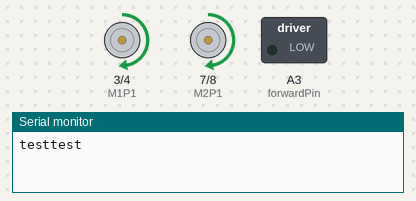
A sketch run on a simulated Arduino Uno, built with avr-gcc and run on an emulated ATmega328P. On the bench: motor-driver pin pairs drawn as motors (green arrow = first pin HIGH = forward, orange = second pin HIGH = backward, longer = more drive, scaled by the enable pin), switched loads named in the sketch (green lamp = pin HIGH), the last lines printed to the serial monitor.

Above: at 0.01 s.
At 0.7 s:
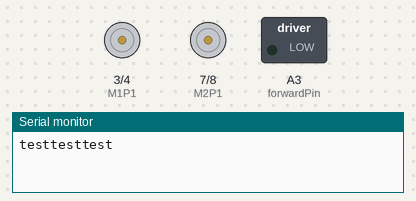
Timing chart, 0 to 2.2 s (numbered marks = the images above):
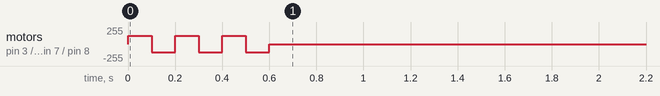

The sketch:

motor.ino
```cpp
int M1P1 = 3;
int M1P2 = 4;
int M1PWM = 5;
int M2PWM = 6;
int M2P1 = 7;
int M2P2 = 8;
int randomPin = 18;
int forwardPin = A3;
int delaytime = 25;
int i = 0;
int random_state = 0;

void motors(bool m1, bool m2, bool m3, bool m4) {
  digitalWrite(M1P1, m1);
  digitalWrite(M1P2, m2);
  digitalWrite(M2P1, m3);
  digitalWrite(M2P2, m4);
}

void motor_way(String x) {
  if (x == "f") {
    motors(HIGH, LOW, LOW, HIGH); //forward
  }
  else if (x == "b") {
    motors(LOW, HIGH, HIGH, LOW); //back
  }
  else if (x == "r") {
    Serial.write("test");
    motors(HIGH, LOW, HIGH, LOW); //right
  }
  else if (x == "l") {
    motors(LOW, HIGH, LOW, HIGH); //left
  }
  else if (x == "fl") {
    motors(LOW, LOW, LOW, HIGH); //forward-left
  }
  else if (x == "fr") {
    motors(HIGH, LOW, LOW, LOW); //forward-right
  }
  else if (x == "bl") {
    motors(LOW, LOW, HIGH, LOW); //back-left
  }
  else if (x == "br") {
    motors(LOW, HIGH, LOW, LOW); //back-right
  }
  else if (x == "s") {
    motors(LOW, LOW, LOW, LOW); //stop
  }
}

void motor_random () {
  for (i; i <= 2; i++) {
    motor_way("r");
    delay(100);
    motor_way("l");
    delay(100);
    motor_way("s");
  }
}

void setup() {
  Serial.begin(9600);
  pinMode(M1P1, OUTPUT);
  pinMode(M1P2, OUTPUT);
  pinMode(M1PWM, OUTPUT);
  pinMode(M2PWM, OUTPUT);
  pinMode(M2P1, OUTPUT);
  pinMode(M2P2, OUTPUT);
  pinMode(randomPin, INPUT);
  pinMode(forwardPin, OUTPUT);

  analogWrite(M1PWM, 127);
  analogWrite(M2PWM, 127);
  motor_random();
}

void random_loop() {
  if (random_state == 1) {
    analogWrite(forwardPin, 0);
    motor_random();
    if (digitalRead(randomPin) == HIGH) {
      i = 0;
    }
  }
}

void loop() {
  random_loop();
}
```
